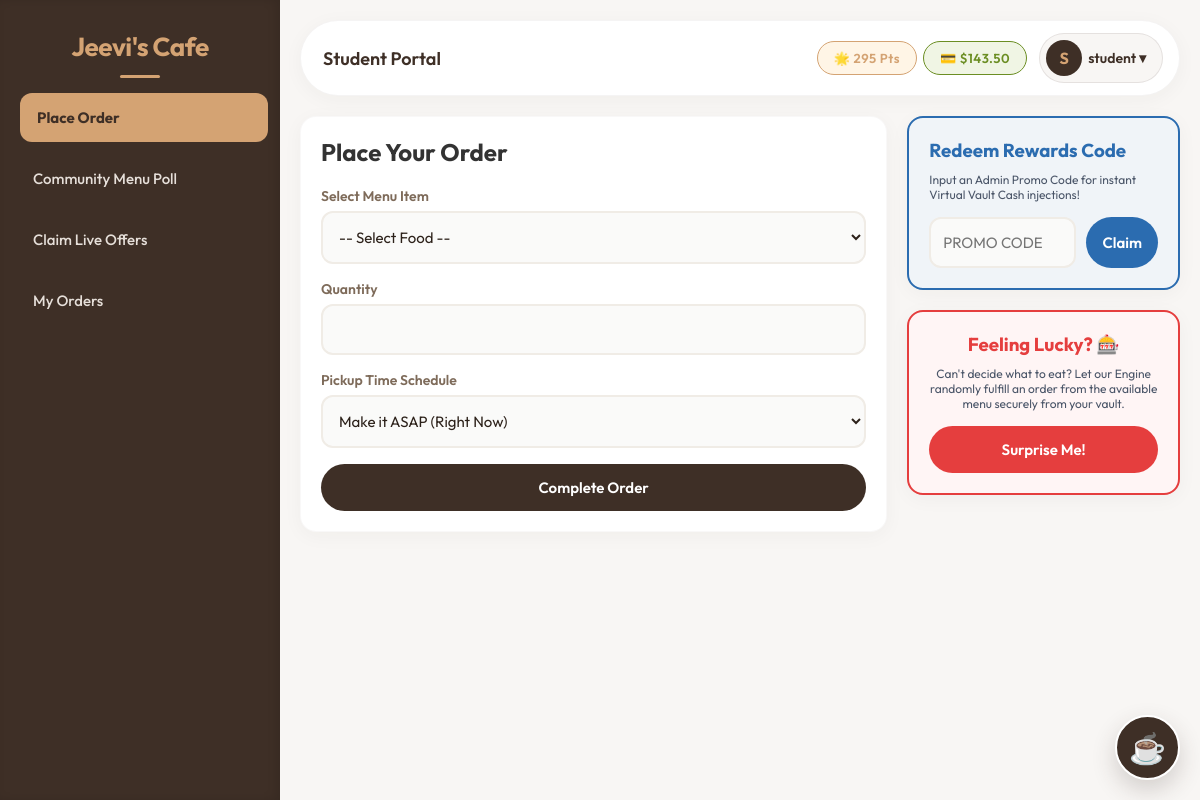
/ (signed in), run on the app's committed database.
### tables this page shows
CREATE TABLE `users` (
  `id` int(11) NOT NULL,
  `username` varchar(50) NOT NULL,
  `password` varchar(255) NOT NULL,
  `role` enum('user','admin','staff') NOT NULL DEFAULT 'user',
  `wallet` decimal(10,2) DEFAULT 50.00,
  `loyalty_points` int(11) DEFAULT 0,
  `register_number` varchar(50) DEFAULT NULL
);

### index.php (the view, shortened to what this page needs)
<?php
require 'includes/header.php';
?>
<div style="display:flex; gap:20px;">
    <div class="form-container" style="flex: 2; margin:0;">
        <h2 style="margin-bottom: 20px; color: #333;">Place Your Order</h2>
        <form class="ajax-form" data-action="place_order">
            <div class="form-group">
                <label for="food_name">Select Menu Item</label>
                <select id="food_name" name="food_name" required>
                    <option value="">-- Select Food --</option>
                </select>
            </div>
            <div class="form-group">
                <label for="quantity">Quantity</label>
                <input type="number" id="quantity" name="quantity" min="1" max="20" required>
            </div>
            <div class="form-group">
                <label for="pickup_time">Pickup Time Schedule</label>
                <select id="pickup_time" name="pickup_time" required>
                    <option value="ASAP">Make it ASAP (Right Now)</option>
                </select>
            </div>
            <button type="submit" class="btn" style="width: 100%;">Complete Order</button>
        </form>
    </div>
    <div style="flex: 1; display:flex; flex-direction:column; gap:20px;">
        <div class="form-container" style="margin:0; background:#f0f4f8; border: 2px solid #2b6cb0;">
            <h3 style="margin-bottom: 10px; color: #2b6cb0;">Redeem Rewards Code</h3>
            <p style="font-size:12px; color:#4a5568; margin-bottom:15px;">Input an Admin Promo Code for instant Virtual Vault Cash injections!</p>
            <form class="ajax-form" data-action="redeem_voucher" style="display:flex; gap:10px;">
                <input type="text" name="code" placeholder="PROMO CODE" style="text-transform:uppercase; flex:1;" required>
                <button type="submit" class="btn" style="background:#2b6cb0;">Claim</button>
            </form>
        </div>
        <div class="form-container" style="margin:0; background:#fff5f5; border: 2px solid #e53e3e; text-align:center;">
            <h3 style="margin-bottom: 10px; color: #e53e3e;">Feeling Lucky? 🎰</h3>
            <p style="font-size:12px; color:#4a5568; margin-bottom:15px;">Can't decide what to eat? Let our Engine randomly fulfill an order from the available menu securely from your vault.</p>
            <button onclick="confirmAction('surprise_me', null, 'Deduct funds and authorize AI to randomly pick your meal?')" class="btn" style="background:#e53e3e; width:100%;">Surprise Me!</button>
        </div>
    </div>
</div>
<?php require 'includes/footer.php'; ?>

### includes/header.php (shortened to what this page needs)
<?php
require 'includes/db.php';
$stmt = $conn->prepare("SELECT username, role, wallet, loyalty_points FROM users WHERE id=?");
$stmt->bind_param("i", $_SESSION['user_id']);
$stmt->execute();
$me = $stmt->get_result()->fetch_assoc();
$username = $me['username'];
$role = trim(strtolower($me['role']));
$wallet = $me['wallet'];
$loyalty_points = $me['loyalty_points'] ?? 0;
$currentPage = basename($_SERVER['PHP_SELF']);
?>
<!DOCTYPE html>
<html lang="en">
<head>
    <link rel="stylesheet" href="assets/css/style.css">
</head>
<body>
<div class="app-container">
    <div class="sidebar">
        <h2>Jeevi's Cafe</h2>
        <ul>
            <?php if ($role === 'user'): ?>
            <li><a href="index.php" class="<?php echo ($currentPage=='index.php')?'active':''; ?>">Place Order</a></li>
            <li><a href="vote.php" class="<?php echo ($currentPage=='vote.php')?'active':''; ?>">Community Menu Poll</a></li>
            <li><a href="studentVouchers.php" class="<?php echo ($currentPage=='studentVouchers.php')?'active':''; ?>">Claim Live Offers</a></li>
            <li><a href="myOrders.php" class="<?php echo ($currentPage=='myOrders.php')?'active':''; ?>">My Orders</a></li>
            <?php endif; ?>
        </ul>
    </div>
    <div class="main-content">
        <div class="header">
            <h3><?php
                if($role === 'admin') echo 'Canteen Administrator';
                elseif($role === 'staff') echo 'College Faculty Portal';
                else echo 'Student Portal';
            ?></h3>
            <div class="user-info">
                <?php if($role === 'user' || $role === 'staff'): ?>
                <div class="badge-group">
                    <span class="badge" style="background:#FFF5E6; color:#D4A373; border: 1px solid #D4A373;">🌟 <span id="nav-points"><?php echo $loyalty_points; ?></span> Pts</span>
                    <span class="badge" style="background:#F0F5E4; color:#6B8E23; border: 1px solid #6B8E23;">💳 $<span id="nav-wallet"><?php echo number_format($wallet, 2); ?></span></span>
                </div>
                <?php endif; ?>
                <div class="user-dropdown-container">
                    <div class="user-avatar-btn">
                        <div class="avatar-circle"><?php echo strtoupper(substr($username, 0, 1)); ?></div>
                        <span class="avatar-text"><?php echo htmlspecialchars($username); ?> ▾</span>
                    </div>
                </div>
            </div>
        </div>
        <div class="content-body">

### data on the page
users: loyalty_points "295", wallet "143.50", username "S", username "student"
